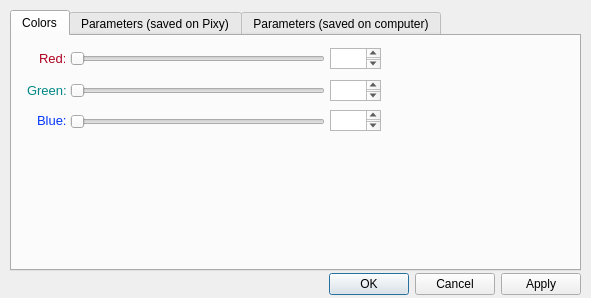
<?xml version="1.0" encoding="UTF-8"?>
<ui version="4.0">
 <class>ConfigForm</class>
 <widget class="QMainWindow" name="ConfigForm">
  <property name="geometry">
   <rect>
    <x>0</x>
    <y>0</y>
    <width>591</width>
    <height>298</height>
   </rect>
  </property>
  <property name="windowTitle">
   <string>Configure</string>
  </property>
  <widget class="QWidget" name="centralwidget">
   <widget class="QDialogButtonBox" name="ConfigButton">
    <property name="geometry">
     <rect>
      <x>10</x>
      <y>270</y>
      <width>571</width>
      <height>28</height>
     </rect>
    </property>
    <property name="orientation">
     <enum>Qt::Horizontal</enum>
    </property>
    <property name="standardButtons">
     <set>QDialogButtonBox::Apply|QDialogButtonBox::Cancel|QDialogButtonBox::Ok</set>
    </property>
   </widget>
   <widget class="QWidget" name="layoutWidget">
    <property name="geometry">
     <rect>
      <x>10</x>
      <y>10</y>
      <width>571</width>
      <height>261</height>
     </rect>
    </property>
    <layout class="QGridLayout" name="gridLayout">
     <item row="0" column="0">
      <widget class="QTabWidget" name="tabWidget">
       <property name="currentIndex">
        <number>0</number>
       </property>
       <widget class="QWidget" name="pixycolorTab">
        <attribute name="title">
         <string>Colors</string>
        </attribute>
        <layout class="QGridLayout" name="gridLayout_1">
         <item row="0" column="0">
          <layout class="QGridLayout" name="pixycolorLayout"/>
         </item>
        </layout>
       </widget>
       <widget class="QWidget" name="pixyTab">
        <attribute name="title">
         <string>Parameters (saved on Pixy)</string>
        </attribute>
        <layout class="QGridLayout" name="gridLayout_2">
         <item row="0" column="0">
          <layout class="QGridLayout" name="pixyLayout"/>
         </item>
        </layout>
       </widget>
       <widget class="QWidget" name="pixymonTab">
        <attribute name="title">
         <string>Parameters (saved on computer)</string>
        </attribute>
        <layout class="QGridLayout" name="gridLayout_3">
         <item row="0" column="0">
          <layout class="QGridLayout" name="pixymonLayout"/>
         </item>
        </layout>
       </widget>
      </widget>
     </item>
    </layout>
   </widget>
   <widget class="QLabel" name="label_blue">
    <property name="geometry">
     <rect>
      <x>37</x>
      <y>110</y>
      <width>31</width>
      <height>21</height>
     </rect>
    </property>
    <property name="text">
     <string>&lt;html&gt;&lt;head/&gt;&lt;body&gt;&lt;p&gt;&lt;span style=&quot;
                        font-size:10pt;
                        color:#0336ff;&quot;&gt;Blue:&lt;/span&gt;&lt;/p&gt;&lt;/body&gt;&lt;/html&gt;</string>
    </property>
   </widget>
   <widget class="QTextBrowser" name="textBrowser_red">
    <property name="geometry">
     <rect>
      <x>330</x>
      <y>48</y>
      <width>51</width>
      <height>21</height>
     </rect>
    </property>
    <property name="inputMethodHints">
     <set>Qt::ImhFormattedNumbersOnly</set>
    </property>
    <property name="lineWidth">
     <number>0</number>
    </property>
    <property name="midLineWidth">
     <number>0</number>
    </property>
    <property name="sizeAdjustPolicy">
     <enum>QAbstractScrollArea::AdjustIgnored</enum>
    </property>
    <property name="readOnly">
     <bool>false</bool>
    </property>
   </widget>
   <widget class="QTextBrowser" name="textBrowser_green">
    <property name="geometry">
     <rect>
      <x>330</x>
      <y>80</y>
      <width>51</width>
      <height>21</height>
     </rect>
    </property>
    <property name="inputMethodHints">
     <set>Qt::ImhPreferNumbers</set>
    </property>
    <property name="lineWidth">
     <number>0</number>
    </property>
    <property name="midLineWidth">
     <number>0</number>
    </property>
    <property name="verticalScrollBarPolicy">
     <enum>Qt::ScrollBarAsNeeded</enum>
    </property>
    <property name="tabChangesFocus">
     <bool>false</bool>
    </property>
    <property name="readOnly">
     <bool>false</bool>
    </property>
   </widget>
   <widget class="QSlider" name="horizontalSlider_green">
    <property name="geometry">
     <rect>
      <x>70</x>
      <y>84</y>
      <width>255</width>
      <height>13</height>
     </rect>
    </property>
    <property name="maximum">
     <number>255</number>
    </property>
    <property name="orientation">
     <enum>Qt::Horizontal</enum>
    </property>
   </widget>
   <widget class="QSlider" name="horizontalSlider_red">
    <property name="geometry">
     <rect>
      <x>70</x>
      <y>52</y>
      <width>255</width>
      <height>13</height>
     </rect>
    </property>
    <property name="maximum">
     <number>255</number>
    </property>
    <property name="orientation">
     <enum>Qt::Horizontal</enum>
    </property>
   </widget>
   <widget class="QSlider" name="horizontalSlider_blue">
    <property name="geometry">
     <rect>
      <x>70</x>
      <y>115</y>
      <width>255</width>
      <height>13</height>
     </rect>
    </property>
    <property name="maximum">
     <number>255</number>
    </property>
    <property name="orientation">
     <enum>Qt::Horizontal</enum>
    </property>
   </widget>
   <widget class="QLabel" name="label_red">
    <property name="geometry">
     <rect>
      <x>39</x>
      <y>48</y>
      <width>26</width>
      <height>21</height>
     </rect>
    </property>
    <property name="text">
     <string>&lt;html&gt;&lt;head/&gt;&lt;body&gt;&lt;p&gt;&lt;span style=&quot;
                        font-size:10pt;
                        color:#b00020;&quot;&gt;Red:&lt;/span&gt;&lt;/p&gt;&lt;/body&gt;&lt;/html&gt;</string>
    </property>
   </widget>
   <widget class="QLabel" name="label_green">
    <property name="geometry">
     <rect>
      <x>27</x>
      <y>80</y>
      <width>40</width>
      <height>21</height>
     </rect>
    </property>
    <property name="text">
     <string>&lt;html&gt;&lt;head/&gt;&lt;body&gt;&lt;p&gt;&lt;span style=&quot;
                        font-size:10pt;
                        color:#018786;&quot;&gt;Green:&lt;/span&gt;&lt;/p&gt;&lt;/body&gt;&lt;/html&gt;</string>
    </property>
   </widget>
   <widget class="QTextBrowser" name="textBrowser_blue">
    <property name="geometry">
     <rect>
      <x>330</x>
      <y>110</y>
      <width>51</width>
      <height>21</height>
     </rect>
    </property>
    <property name="inputMethodHints">
     <set>Qt::ImhPreferNumbers</set>
    </property>
    <property name="lineWidth">
     <number>0</number>
    </property>
    <property name="readOnly">
     <bool>false</bool>
    </property>
   </widget>
  </widget>
 </widget>
 <resources/>
 <connections/>
</ui>
